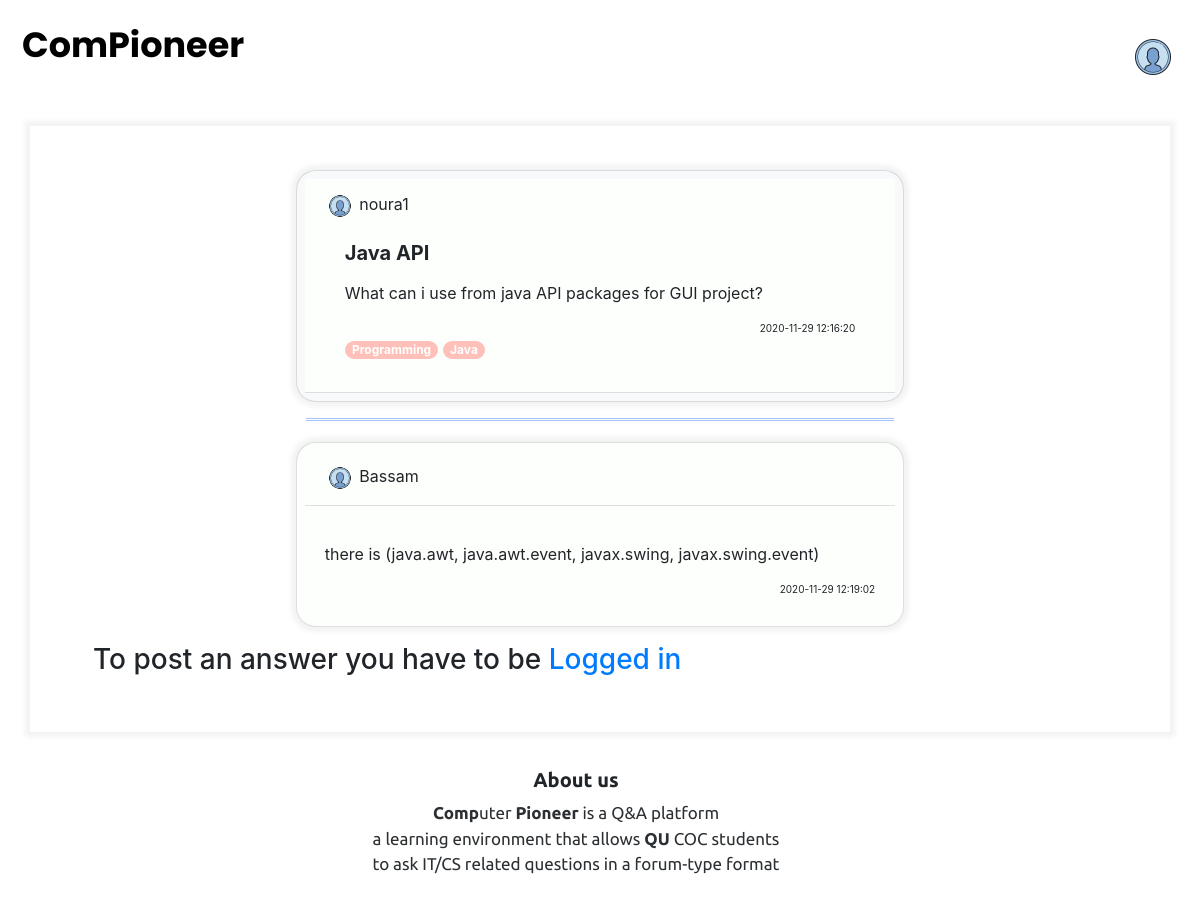
The app's page /post_answer.php?q_id=44 with its own data.
### tables this page shows
CREATE TABLE `questions` (
  `q_id` int(11) NOT NULL,
  `q_title` varchar(255) DEFAULT NULL,
  `q_body` text NOT NULL,
  `username` varchar(255) NOT NULL,
  `timestamp` timestamp NULL DEFAULT current_timestamp()
);

CREATE TABLE `tags` (
  `tag_id` int(11) NOT NULL,
  `tag_title` varchar(255) NOT NULL
);

CREATE TABLE `answers` (
  `a_id` int(11) NOT NULL,
  `answer` text NOT NULL,
  `q_id` int(11) NOT NULL,
  `username` varchar(255) NOT NULL,
  `timestamp` timestamp NULL DEFAULT NULL
);

### post_answer.php (the view, shortened to what this page needs)
<?php
    include "include/header.php";
    if(!isset($_GET['q_id'])){
        echo "You have not choosen a question!";
    }else{
        $q_id = $_GET['q_id'];
    }
?>
        <link rel="stylesheet" href="https://stackpath.bootstrapcdn.com/bootstrap/4.1.1/css/bootstrap.min.css">
        <link rel="stylesheet" href="https://cdnjs.cloudflare.com/ajax/libs/bootstrap-select/1.13.1/css/bootstrap-select.css" />
      <div class="header">
          <nav>
          <a href="home.php" class="logo">ComPioneer</a>
          <div class="img-profile">
            <a class= "iconNav" href="profile.php">
              <img src="images\icons8-test-account-100.png" alt="profile">
            </a>
          </div>
          </nav>
      </div>
<div class="container" id="zcontainer">
  <div class="col align-self-center">
      <?php
         $sql="SELECT * FROM questions WHERE q_id = $q_id";
         $q_query = mysqli_query($con, $sql);
            if(!$q_query){
                die("Error: ".mysqli_error($con));
            }else{
              while($q_row=mysqli_fetch_assoc($q_query)){
                    $q_title= $q_row['q_title'];
                    $q_username= $q_row['username'];
                    $q_timestamp=$q_row['timestamp'];
                      ?>
                        <div class="container-home">
                        <div class="card bg-light mb-3" id="Acoloring">
                          <div class="card-header">
                            <div class="img-qu">
                               <img src="images\icons8-test-account-100.png" alt="profile">  <?php
                                echo  $q_username;
                                ?>
                              </div>
                          <div class="card-body">
                            <h5 class="card-title"> <p><?php
                             echo $q_title;
                             ?></p></h5>
                            <p class="card-text"><?php echo $q_row['q_body']; ?></p>
                           <div class="timestamp">
                             <?php echo $q_timestamp;?>
                           </div>
                      <?php
                        $sql_tags= "SELECT * FROM q_tags WHERE q_id= $q_id";
                        $tag_id_query = mysqli_query($con, $sql_tags);
                        if(!$tag_id_query){
                            die("Error: ". mysqli_error($con));
                        }else{
                            while($tag_id_row= mysqli_fetch_assoc($tag_id_query)){
                            $tag_id= $tag_id_row['tag_id'];
                            $sql_tag_title= "SELECT * FROM tags WHERE tag_id= $tag_id";
                            $tag_title_query= mysqli_query($con, $sql_tag_title);
                            if(!$tag_title_query){
                                die("Error: ".mysqli_error($con));
                                }else{
                                        while($tag_title_row=mysqli_fetch_assoc($tag_title_query)){
                                        $tag_title= $tag_title_row['tag_title'];
                                        ?> <span class= "badge badge-pill badge-primary"><?php echo $tag_title; ?></span> <?php
                                    }
                                }
                            }
                        }
                    }
                }
            ?>
        </div>
  </div>
</div>
          <hr class="lineT" width="58%">
                <?php
                    $sql= "SELECT * FROM answers WHERE q_id= $q_id";
                    $a_query=mysqli_query($con, $sql);
                    if(!$a_query){
                        die("Error: ".mysqli_error($con));
                    }else{
                        while($a_row=mysqli_fetch_assoc($a_query)){
                            $a_body = $a_row['answer'];
                            $a_username = $a_row['username'];
                            $a_timestamp = $a_row['timestamp'];
                             ?>
                            <div class="container-home">
                            <div class="card bg-light mb-3" id="coloring">
                              <div class="card-header">
                                <div class="img-qu">
                                   <img src="images\icons8-test-account-100.png" alt="profile">  <?php
                                    echo  $a_username;
                                    ?>
                                  </div>
                            </div>
                               <div class="card-body">
                               <p class="card-text"> <?php echo $a_body; ?></p>
                               <div class="timestamp">   <?php echo $a_timestamp;?> </div>
                               <div class="col align-self-center">
                               </div>
                             </div>
                             </div>
                           </div>
                        <?php
                        }
                    }
                ?>
        <?php
            if(!isset($_SESSION['username'])){
                echo "<h3>To post an answer you have to be <a href='landing.php'>Logged in</a></h3>";
            } ?>
  </div>
</div>
</div>
<div class="footerContent">
<h5> <b> About us</b></h5>
<p> <b>Comp</b>uter <b>Pioneer</b> is a Q&A platform
<br>  a learning environment that allows
 <b>QU</b> COC students
<br>  to ask IT/CS related questions in a forum-type format </p>
</div>
</body>
</html>

### css/style.css (style rules this page uses)
.container { margin: 1%; background-color: #FFFFFF; padding: 13rem 3rem 13rem 3rem; box-shadow: 0 0 5px 5px rgba(0,0,0, .05); }
.header { overflow: hidden; padding: 20px 10px; }
.header a { float: left; color: black; text-align: center; padding: 12px; text-decoration: none; font-size: 18px; line-height: 25px; border-radius: 4px; }
.header a.logo { font-family: 'Poppins', sans-serif; font-size: 35px; font-weight: bold; }
.header .iconNav { float: right; }
.card { margin: 2% auto; float: center; padding: .5rem .5rem .5rem .5rem; box-shadow: 0 0 5px 5px rgba(0, 0, 0, .05); margin-bottom: 10px; width: 60%; background-color: #FFFFFF!important; border-radius: 20px !important; }
.card-header { background-color: #fdfffc !important ; }
#coloring { background-color: #fdfffc !important; }
.timestamp { text-align: right; font-size: 10px ; }
.footerContent { font-family: 'Ubuntu', sans-serif; position: relative; left: 0; bottom: 0; width: 100%; background-color: white; text-align: center; padding: 1.5rem 3rem 1.5rem 0rem; overflow: hidden; }
.footerContent p { opacity: 0.95; text-align: center; font-size: 17px; }
.footerContent h5 { text-align: center; }
.badge-pill { background-color:#fec0b8 !important; }
#zcontainer { padding: 1.5rem 3rem 3rem 3rem; }
.lineT { border-top: 3px double #a1c3fc ; }
.card-title { font-weight: bold; }
.img-qu img { max-width: 100%; height: auto; height: 30px; width: 30px; }
.img-profile img { max-width: 100%; height: auto; height: 50px; width: 50px; }

### records on screen
questions: username "noura1", q_title "Java API", q_body "What can i use from java API packages for GUI project?", timestamp "2020-11-29 12:16:20"
tags: tag_title "Programming"
tags: tag_title "Java"
answers: username "Bassam", answer "there is (java.awt, java.awt.event, javax.swing, javax.swing.event)", timestamp "2020-11-29 12:19:02"
